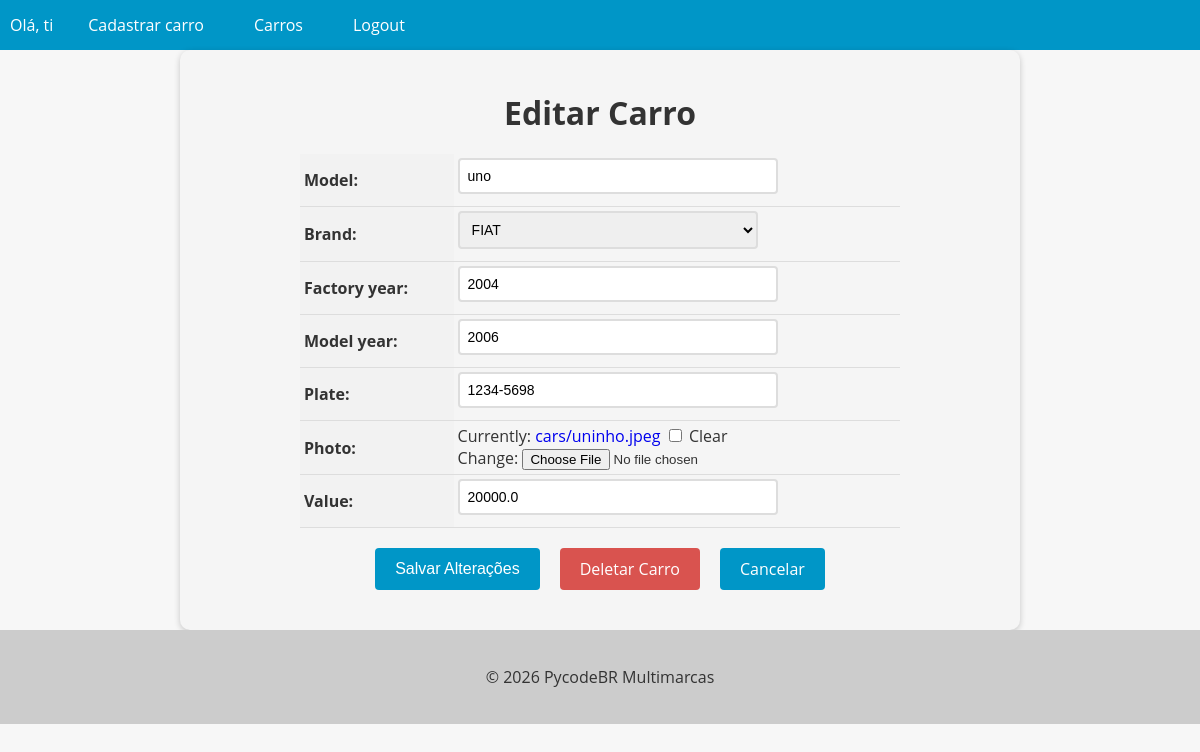
Screenshot of /car/3/update (signed in) with the database file from the repository.
### cars/models.py (models this page shows, shortened)
class Car(models.Model):
    id = models.AutoField(primary_key = True)
    model = models.CharField(max_length  = 200)
    brand = models.ForeignKey(Brand, on_delete = models.PROTECT, related_name = 'car_brand')
    factory_year = models.IntegerField(blank = True, null = True)
    model_year  = models.IntegerField(blank = True, null = True)
    plate = models.CharField(max_length = 10, blank = True, null = True)
    photo = models.ImageField(upload_to = 'cars/', blank = True, null = True)
    value =  models.FloatField(blank = True, null = True)

### cars/views.py (the view, shortened to what this page needs)
@method_decorator(login_required(login_url='login'), name='dispatch')
class CarUpdateView(UpdateView):
    model = Car
    form_class = CarModelForm
    template_name = 'car_update.html'
    context_object_name = 'car'
    success_url = '/cars/'

### cars/forms.py (shortened to what this page needs)
class CarModelForm(forms.ModelForm):
    class Meta:
        model = Car
        fields = '__all__'

### cars/models.py (called while the page is built)
    def __str__(self):
        return self.name

### cars/templates/car_update.html (shortened to what this page needs)
{% extends "base.html" %}
{% block content %}
  <form method="post" enctype="multipart/form-data">
    <h1>Editar Carro</h1>
    <table>
      {{ form.as_table }}
    </table>
    <div>
      <div class="buttons-container">
        <input type="submit" value="Salvar Alterações" class="btn btn-primary">
        <a href="{% url 'car_delete' pk=car.pk %}" class="btn btn-danger">Deletar Carro</a>
        <a href="{% url 'cars_list' %}" class="btn btn-secondary">Cancelar</a>
      </div>
    </div>
  </form>
{% endblock %}

### app/templates/base.html (shortened to what this page needs)
<!DOCTYPE html>
<html lang="en">
<head>
</head>
<body>
  <header>
    <nav>
      <ul>
        {% if user.is_authenticated %}
        <li>Olá, {{ user.username }}</li>
        <li><a href="{% url 'new_car' %}">Cadastrar carro</a></li>
        {% endif %}
        <li><a href="{% url 'cars_list' %}">Carros</a></li>
        {% if user.is_authenticated %}
        <li>
          <a href="{% url 'logout' %}">Logout</a>
        </li>
        {% endif%}
      </ul>
    </nav>
  </header>
  <main>
    {% block content %}
    {% endblock %}
  </main>
  <footer>
    <p>&copy; 2026 PycodeBR Multimarcas</p>
  </footer>
</body>
</html>

### app/templates/base.html (style rules this page uses)
body { font-family: 'Open Sans', sans-serif; background-color: #f7f7f7; color: #333; margin: 0; padding: 0; }
header { background-color: #0096c7; color: #fff; text-align: center; }
footer { background-color: #ccc; color: #333; padding: 20px; text-align: center; }
nav { background-color: #0096c7; color: #fff; height: 50px; display: flex; justify-content: space-between; align-items: center; }
nav ul { list-style: none; margin: 0; padding: 0; display: flex; }
nav ul li { margin: 0 10px; }
nav ul li a { color: #fff; text-decoration: none; font-size: 16px; padding: 15px; transition: all 0.3s ease; }

### cars/templates/car_update.html (style rules this page uses)
form { max-width: 800px; margin: 0 auto; padding: 20px; background-color: #f5f5f5; border-radius: 10px; box-shadow: 0 2px 6px rgba(0, 0, 0, 0.2); }
form h1 { font-size: 2rem; margin-bottom: 20px; text-align: center; }
table { margin: 0 auto; border-collapse: collapse; width: 100%; max-width: 600px; }
th, td { padding: 4px; text-align: left; border-bottom: 1px solid #ddd; }
th { background-color: #f2f2f2; }
input[type="text"], input[type="number"], select, textarea { padding: 8px; font-size: 14px; border: 2px solid #ddd; border-radius: 4px; width: 100%; max-width: 300px; margin-bottom: 8px; transition: border-bottom-color 0.3s ease-in-out; }
.btn { background-color: #0096c7; color: #fff; border: none; padding: 10px 20px; font-size: 16px; border-radius: 4px; cursor: pointer; transition: background-color 0.3s ease-in-out; }
.buttons-container { display: flex; justify-content: center; margin-top: 20px; margin-bottom: 20px; }
.btn { display: inline-block; background-color: #0096c7; color: #fff; border: none; padding: 10px 20px; font-size: 16px; border-radius: 4px; cursor: pointer; transition: background-color 0.3s ease-in-out; margin: 0 10px; }
.btn-danger { background-color: #d9534f; text-decoration: none !important; }
a { text-decoration: none !important; }

### rows the page displays
Car: model "uno", brand "FIAT", factory_year "2004", model_year "2006", plate "1234-5698", value "20000.0"

### other values shown
{{ user.username }} "ti"
